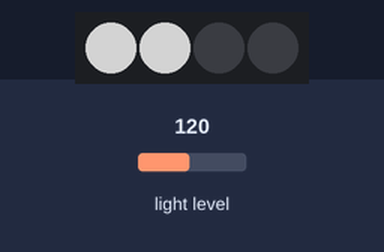
The program below on a simulated BBC micro:bit (MakeCode). Parts: 4 RGB LEDs in strip order, left to right. The test bench sets the inputs (shaded band); at power-on: light level 120. Dim RGB values are drawn brighter than linear.

Above: at 1.2 s.
1.3 s: light level set to 57
At 2.0 s:
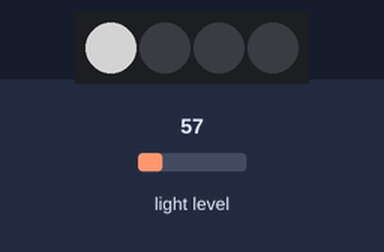
2.8 s: light level set to 49
At 3.2 s:
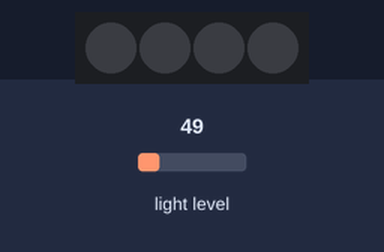
4.3 s: light level set to 250
At 4.8 s:
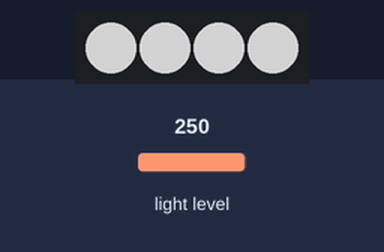
5.8 s: light level set to 212
7.3 s: light level set to 204
At 8.5 s:
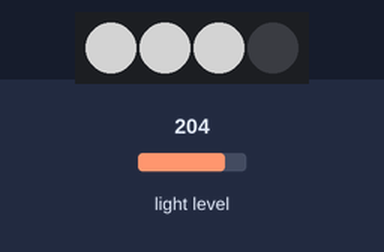
8.8 s: light level set to 5
At 10.0 s:
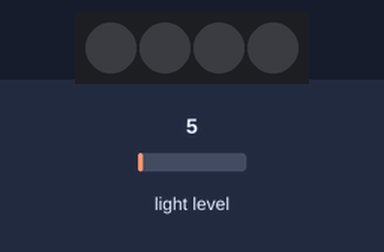
Timing chart, 0 to 11.4 s (numbered marks = the images above; inputs shaded):
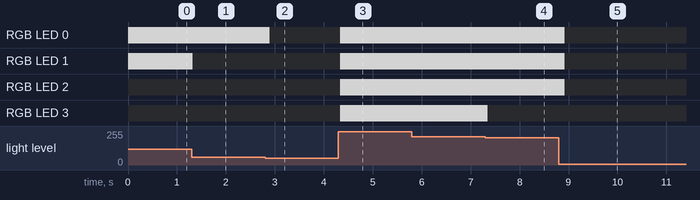

The program:

main.ts
```typescript
// (licence header left out)
// Initialize the strip on Pin P1 with 4 pixels
let pixels = neopixel.create(DigitalPin.P1, 4, NeoPixelMode.RGB);
let lightValue: number = 0;

forever(function () {
    // 1. Read the current light level
    lightValue = input.lightLevel();

    // 2. Clear the buffer (turns them 'off' in memory)
    pixels.clear();

    // 3. Condition 1: <= 51 (No pixels)
    if (lightValue <= 51) {
        // Explicitly show nothing
        pixels.clear();
    }

    // 4. Condition 2: > 51 (Fixes the gap at 52)
    if (lightValue > 51) {
        pixels.setPixelColor(0, NeoPixelColors.White);
    }

    // 5. Condition 3: > 104
    if (lightValue > 104) {
        pixels.setPixelColor(1, NeoPixelColors.White);
    }

    // 6. Condition 4: > 156
    if (lightValue > 156) {
        pixels.setPixelColor(2, NeoPixelColors.White);
    }

    // 7. Condition 5: > 208
    if (lightValue > 208) {
        pixels.setPixelColor(3, NeoPixelColors.White);
    }

    // 8. Push the memory changes to the actual LEDs
    pixels.show();

    // 9. Breathable delay
    pause(100);
})
```

Measured:
- the behaviour switches between 52 and 51 on light level (found by bisection; images 1 and 2)
- the behaviour switches between 209 and 208 on light level (found by bisection; images 3 and 4)
- after the input at 1.3 s, RGB LED 1: RGB(127, 127, 127) → off at once
- after the input at 2.8 s, RGB LED 0: RGB(127, 127, 127) → off after 0.09 s
- after the input at 4.3 s, RGB LED 0–3: off → RGB(127, 127, 127) at once
- after the input at 5.8 s, every drawn part: stays the same
- after the input at 7.3 s, RGB LED 3: RGB(127, 127, 127) → off after 0.05 s
- after the input at 8.8 s, RGB LED 0–2: RGB(127, 127, 127) → off after 0.12 s
